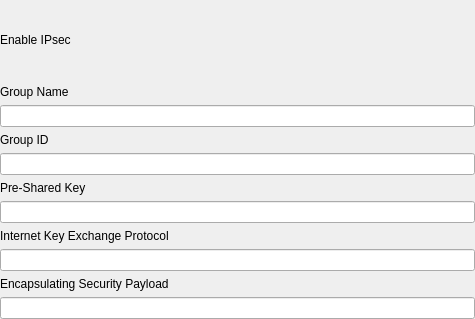
<?xml version="1.0" encoding="UTF-8"?>
<ui version="4.0">
 <class>VpnIPsec</class>
 <widget class="QWidget" name="VpnIPsec">
  <property name="geometry">
   <rect>
    <x>0</x>
    <y>0</y>
    <width>475</width>
    <height>319</height>
   </rect>
  </property>
  <property name="windowTitle">
   <string>VpnIPsec</string>
  </property>
  <layout class="QVBoxLayout" name="verticalLayout_2">
   <property name="leftMargin">
    <number>0</number>
   </property>
   <property name="topMargin">
    <number>0</number>
   </property>
   <property name="rightMargin">
    <number>0</number>
   </property>
   <property name="bottomMargin">
    <number>0</number>
   </property>
   <item>
    <layout class="QHBoxLayout" name="enableIPsecLayout">
     <item>
      <widget class="QLabel" name="label">
       <property name="text">
        <string>Enable IPsec</string>
       </property>
      </widget>
     </item>
     <item>
      <spacer name="horizontalSpacer">
       <property name="orientation">
        <enum>Qt::Horizontal</enum>
       </property>
       <property name="sizeHint" stdset="0">
        <size>
         <width>40</width>
         <height>20</height>
        </size>
       </property>
      </spacer>
     </item>
    </layout>
   </item>
   <item>
    <widget class="QWidget" name="IPsecWidget" native="true">
     <layout class="QVBoxLayout" name="verticalLayout">
      <property name="leftMargin">
       <number>0</number>
      </property>
      <property name="topMargin">
       <number>0</number>
      </property>
      <property name="rightMargin">
       <number>0</number>
      </property>
      <property name="bottomMargin">
       <number>0</number>
      </property>
      <item>
       <widget class="QLabel" name="label_2">
        <property name="text">
         <string>Group Name</string>
        </property>
       </widget>
      </item>
      <item>
       <widget class="QLineEdit" name="groupName"/>
      </item>
      <item>
       <widget class="QLabel" name="label_3">
        <property name="text">
         <string>Group ID</string>
        </property>
       </widget>
      </item>
      <item>
       <widget class="QLineEdit" name="groupId"/>
      </item>
      <item>
       <widget class="QLabel" name="label_4">
        <property name="text">
         <string>Pre-Shared Key</string>
        </property>
       </widget>
      </item>
      <item>
       <widget class="QLineEdit" name="preSharedKey"/>
      </item>
      <item>
       <widget class="QLabel" name="label_5">
        <property name="text">
         <string>Internet Key Exchange Protocol</string>
        </property>
       </widget>
      </item>
      <item>
       <widget class="QLineEdit" name="ipsecIKE"/>
      </item>
      <item>
       <widget class="QLabel" name="label_6">
        <property name="text">
         <string>Encapsulating Security Payload</string>
        </property>
       </widget>
      </item>
      <item>
       <widget class="QLineEdit" name="ipsecESP"/>
      </item>
     </layout>
    </widget>
   </item>
  </layout>
 </widget>
 <resources/>
 <connections/>
</ui>
